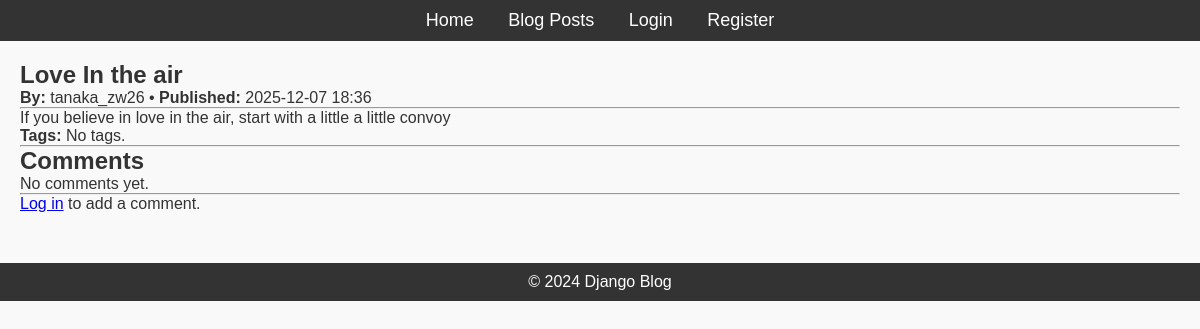
The app's page /post/1/ with its own data.
### blog/models.py (models this page shows, shortened)
class Post(models.Model):
    title = models.CharField(max_length=200)
    content = models.TextField()
    author = models.ForeignKey(User, on_delete=models.CASCADE)
    published_date = models.DateTimeField()
    tags = TaggableManager()

### blog/views.py (the view)
class PostDetailView(DetailView):
    model = Post
    template_name = 'blog/post_detail.html'  # or whatever you used
    def get_context_data(self, **kwargs):
        context = super().get_context_data(**kwargs)
        context['comment_form'] = CommentForm()
        return context

### blog/templates/blog/post_detail.html (shortened to what this page needs)
{% extends "blog/base.html" %}
{% block content %}
  <article>
    <h1>{{ post.title }}</h1>
    <p>
      <strong>By:</strong> {{ post.author.username }}
      • <strong>Published:</strong> {{ post.published_date|date:"Y-m-d H:i" }}
    </p>
    <hr>
    <p>{{ post.content }}</p>
    <p><strong>Tags:</strong>
      {% if post.tags.all %}
        {% for tag in post.tags.all %}
          <a href="{% url 'posts-by-tag' tag.name %}">{{ tag.name }}</a>{% if not forloop.last %}, {% endif %}
        {% endfor %}
      {% else %}
        No tags.
      {% endif %}
    </p>
  </article>
  <hr>
  <section>
    <h2>Comments</h2>
    {% for comment in post.comments.all %}
      <div style="margin-bottom: 1rem; border-bottom: 1px solid #ddd; padding-bottom: 0.5rem;">
        <p>
          <strong>{{ comment.author.username }}</strong>
          • {{ comment.created_at|date:"Y-m-d H:i" }}
        </p>
        <p>{{ comment.content }}</p>
        {% if user.is_authenticated and user == comment.author %}
          <p>
            <a href="{% url 'comment-update' comment.pk %}">Edit</a> |
            <a href="{% url 'comment-delete' comment.pk %}">Delete</a>
          </p>
        {% endif %}
      </div>
    {% empty %}
      <p>No comments yet.</p>
    {% endfor %}
  </section>
  <hr>
  <section>
    {% if user.is_authenticated %}
      <h3>Add a Comment</h3>
      <form method="post" action="{% url 'comment-create' post.pk %}">
        {% csrf_token %}
        {{ comment_form.as_p }}
        <button type="submit">Post Comment</button>
      </form>
    {% else %}
      <p>
        <a href="{% url 'login' %}">Log in</a> to add a comment.
      </p>
    {% endif %}
  </section>
{% endblock %}

### blog/static/css/styles.css (style rules this page uses)
* { margin: 0; padding: 0; box-sizing: border-box; }
body { font-family: Arial, sans-serif; background-color: #f9f9f9; color: #333; }

### records on screen
Post: title "Love In the air", author.username "tanaka_zw26", published_date "2025-12-07 18:36", content "If you believe in love in the air, start with a little a little convoy"
